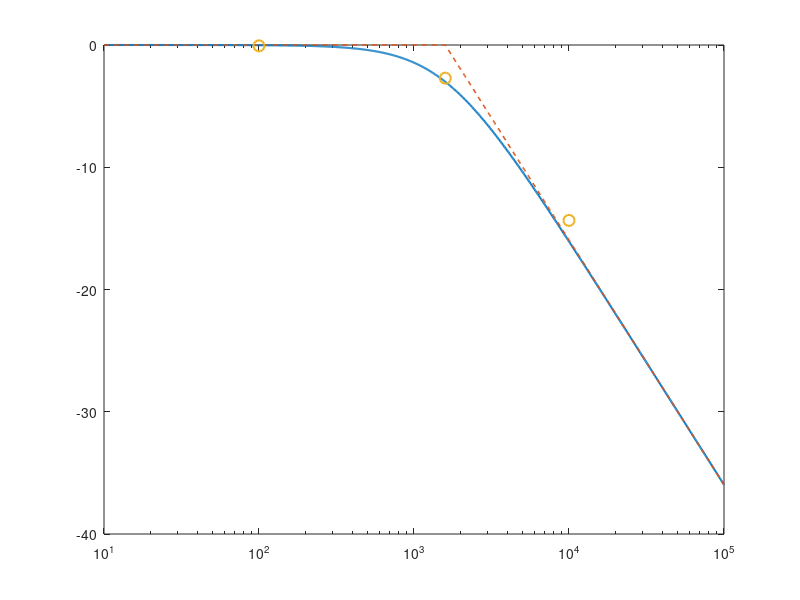

Write the MATLAB code that produced this figure. (Note: this script raises an error after producing the figure.)
clear
clc
close all

%% RC low-pass filter parameters
R = 1000;          % Resistance [ohm]
C = 100e-9;        % Capacitance [F]

%% Cutoff frequency
fc = 1/(2*pi*R*C);

fprintf('Cutoff frequency fc = %.2f Hz\n', fc);

%% Frequency vector
% 10 Hz to 100 kHz, logarithmically spaced
f = logspace(1, 5, 1000);

omega = 2*pi*f;

%% Transfer function
% H(jw) = 1 / (1 + jwRC)
H = 1 ./ (1 + 1j*omega*R*C);

%% Magnitude
mag = abs(H);
mag_dB = 20*log10(mag);

%% Phase
phase_deg = angle(H) * 180/pi;

%% Measured oscilloscope data
f_meas    = [100 1592 10000];      % [Hz]
Vin_meas  = [1.008 0.984 0.960];   % [Vpp]
Vout_meas = [1.000 0.720 0.184];   % [Vpp]

gain_meas = Vout_meas ./ Vin_meas;
gain_meas_dB = 20*log10(gain_meas);

%% Display measured results
fprintf('\nMeasured data:\n');
fprintf('Frequency [Hz]   Vin [Vpp]   Vout [Vpp]   Gain [dB]\n');

for k = 1:length(f_meas)
    fprintf('%10.0f       %6.3f      %6.3f      %7.3f\n', ...
        f_meas(k), Vin_meas(k), Vout_meas(k), gain_meas_dB(k));
end

%% Asymptotic Bode magnitude approximation

mag_asym_dB = zeros(size(f));

below_fc = f <= fc;
above_fc = f > fc;

mag_asym_dB(below_fc) = 0;

mag_asym_dB(above_fc) = ...
    -20*log10(f(above_fc)/fc);

%% Magnitude Bode plot
figure

semilogx(f, mag_dB, ...
    'LineWidth', 1.5, ...
    'DisplayName', 'Theory')

hold on

semilogx(f, mag_asym_dB, '--', ...
    'LineWidth', 1.2, ...
    'DisplayName', 'Asymptotic approximation')

semilogx(f_meas, gain_meas_dB, 'o', ...
    'MarkerSize', 8, ...
    'LineWidth', 1.5, ...
    'DisplayName', 'Measured')

xline(fc, '--', 'Cutoff frequency', ...
    'HandleVisibility', 'off')

yline(-3.0103, '--', '-3.01 dB', ...
    'HandleVisibility', 'off')

grid on
xlabel('Frequency (Hz)')
ylabel('Magnitude (dB)')
title('RC Low-Pass Filter - Magnitude')
legend('Location', 'best')

%% Measured phase data
f_phase_meas = 1592;          % Hz
dt_meas = 72e-6;              % measured time delay [s]

T_meas = 1/f_phase_meas;      % period [s]

phase_meas = -360 * dt_meas / T_meas;

fprintf('\nMeasured phase:\n');
fprintf('dt = %.1f us\n', dt_meas*1e6);
fprintf('T  = %.1f us\n', T_meas*1e6);
fprintf('Phase = %.2f deg\n', phase_meas);

%% Measured resistor-capacitor phase difference

dt_RC = 156e-6;                 % measured VR-to-VC delay [s]
phase_RC = 360 * dt_RC / T_meas;

fprintf('\nMeasured VR-VC phase difference:\n');
fprintf('dt = %.1f us\n', dt_RC*1e6);
fprintf('Phase = %.2f deg\n', phase_RC);

%% Asymptotic phase approximation

phase_asym = zeros(size(f));

low_phase  = f < 0.1*fc;
mid_phase  = f >= 0.1*fc & f <= 10*fc;
high_phase = f > 10*fc;

phase_asym(low_phase) = 0;

phase_asym(mid_phase) = ...
    -45 * log10(f(mid_phase)/(0.1*fc));

phase_asym(high_phase) = -90;

%% Phase Bode plot
figure

semilogx(f, phase_deg, ...
    'LineWidth', 1.5, ...
    'DisplayName', 'Theory')

hold on

semilogx(f, phase_asym, '--', ...
    'LineWidth', 1.2, ...
    'DisplayName', 'Asymptotic approximation')

semilogx(f_phase_meas, phase_meas, 'o', ...
    'MarkerSize', 8, ...
    'LineWidth', 1.5, ...
    'DisplayName', 'Measured')

xline(fc, '--', 'Cutoff frequency', ...
    'HandleVisibility', 'off')

yline(-45, '--', '-45 deg', ...
    'HandleVisibility', 'off')

grid on
xlabel('Frequency (Hz)')
ylabel('Phase (degrees)')
title('RC Low-Pass Filter - Phase')
legend('Location', 'best')

%% Theoretical values at measured frequencies
omega_meas = 2*pi*f_meas;

H_theory_meas = 1 ./ (1 + 1j*omega_meas*R*C);

mag_theory_meas = abs(H_theory_meas);
mag_theory_meas_dB = 20*log10(mag_theory_meas);
phase_theory_meas = angle(H_theory_meas)*180/pi;

fprintf('\nTheory at measured frequencies:\n');
fprintf('Frequency [Hz]   Gain [dB]   Phase [deg]\n');

for k = 1:length(f_meas)
    fprintf('%10.0f       %7.3f      %8.2f\n', ...
        f_meas(k), ...
        mag_theory_meas_dB(k), ...
        phase_theory_meas(k));
end
